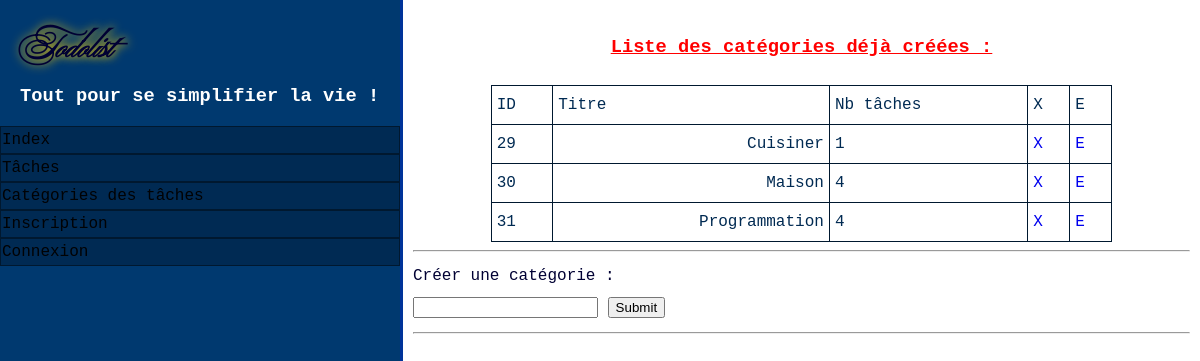
/categories.php, run on the app's committed database.
### tables this page shows
CREATE TABLE `categories` (
  `id` int(11) NOT NULL,
  `categorie` varchar(100) NOT NULL
);

### includes/php/include_categories.php (the view, shortened to what this page needs)
<?php
function show_categories($pdo)
{
	$stmt = $pdo->query('SELECT categories.id, categories.categorie, COUNT(taches.id)'
						. ' `nbTaches` FROM categories'
						. ' LEFT JOIN taches ON taches.id_categorie = categories.id'
						. ' GROUP BY categories.id');
	while($row = $stmt->fetch())
	{
		echo "<tr>" . PHP_EOL
		. "<td>" . $row['id'] . "</td>" . PHP_EOL
		. "<td class='titre_tache'>" . htmlentities($row['categorie']) . "</td>" . PHP_EOL
		. "<td class=''>" . $row['nbTaches'] . "</td>" . PHP_EOL
		. "<td><a href=\"categories.php?delete_id=" . $row['id'] . "\">X</a></td>" . PHP_EOL
		. "<td><a href=\"categories.php?editer=" . $row['id'] . "\">E</a></td>" . PHP_EOL
		. "</tr>\n";
	}
}
?>

### www/css/design.css (style rules this page uses)
html, body { height: 100%; margin: 0; }
header { padding: 0; margin: 0; }
table, tr, td { border: 1px solid #00182F; color: #002A52; border-collapse: collapse; }
tr, td { padding: 3px 5px 3px 5px; }
.titre_tache { text-align: right; }
a { text-decoration: none; }
.page { padding: 0; margin: 0; display: flex; flex-direction: row; min-height: 100%; }
.page > div.menu { background-color: #00396F; width: 400px; color: white; }
h1 { color: #000033; text-shadow: #FC0 1px 0 10px; font-family: 'balletregular', "Lucida Console", "Courier New", monospace; padding: 10px 20px 0px 20px; }
.menu h3 { color: white; font-family: 'martelheavy', "Lucida Console", "Courier New", monospace; padding: 0px 20px; }
#menu { width: 100%; overflow: auto; }
ul { margin: 0; padding: 0; white-space: nowrap; }
ul li { color: #4E759B; background-color: #002A53; margin: 0; padding: 0; width: calc(100%-7px); }
ul > li > a { font-family: 'martelheavy', "Lucida Console", "Courier New", monospace; color: #000204; background-color: #002A53; border: 1px solid #00182F; text-decoration: none; display: inline-block; box-sizing: border-box; width: 100%; margin: 0; padding: 4px 1px; }
.texte { width: calc(100%-5px); flex: 1; display: block; padding: 0px 5px; color: #002A53; border-left: 3px solid #003399; padding: 10px; background-color: #FFFFFF; text-align: justify; font-family: 'martelheavy', "Lucida Console", "Courier New", monospace; color: #000033; line-height: 2; }

### data on the page
categories: id "29", categorie "Cuisiner", nbTaches "1"
categories: id "30", categorie "Maison", nbTaches "4"
categories: id "31", categorie "Programmation", nbTaches "4"

### other printed values
$form_usage "Créer"
